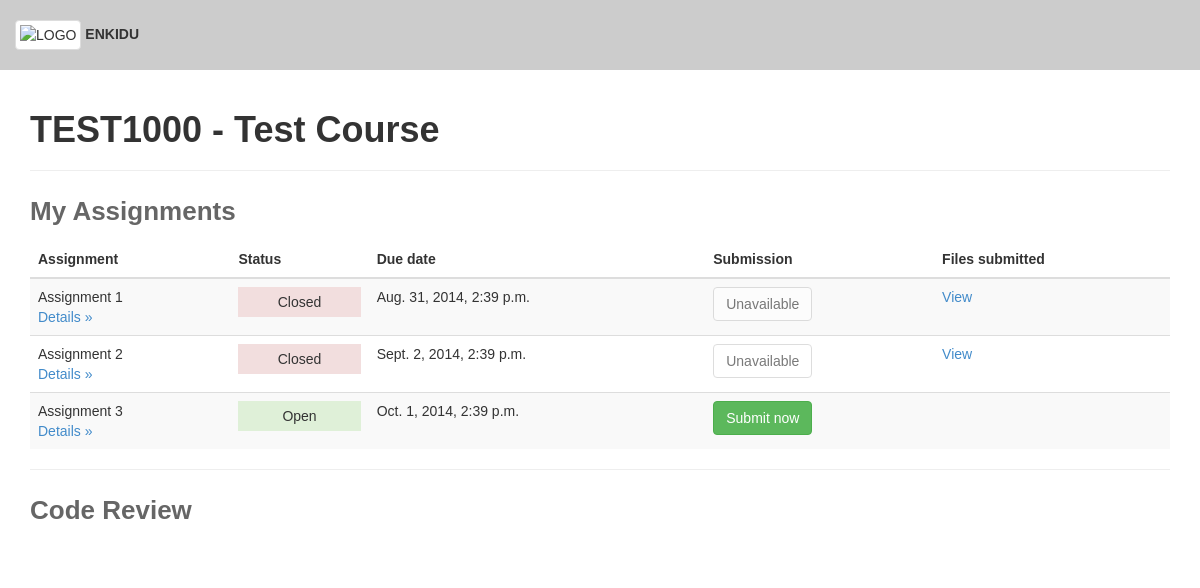
Before: / with the older database file.
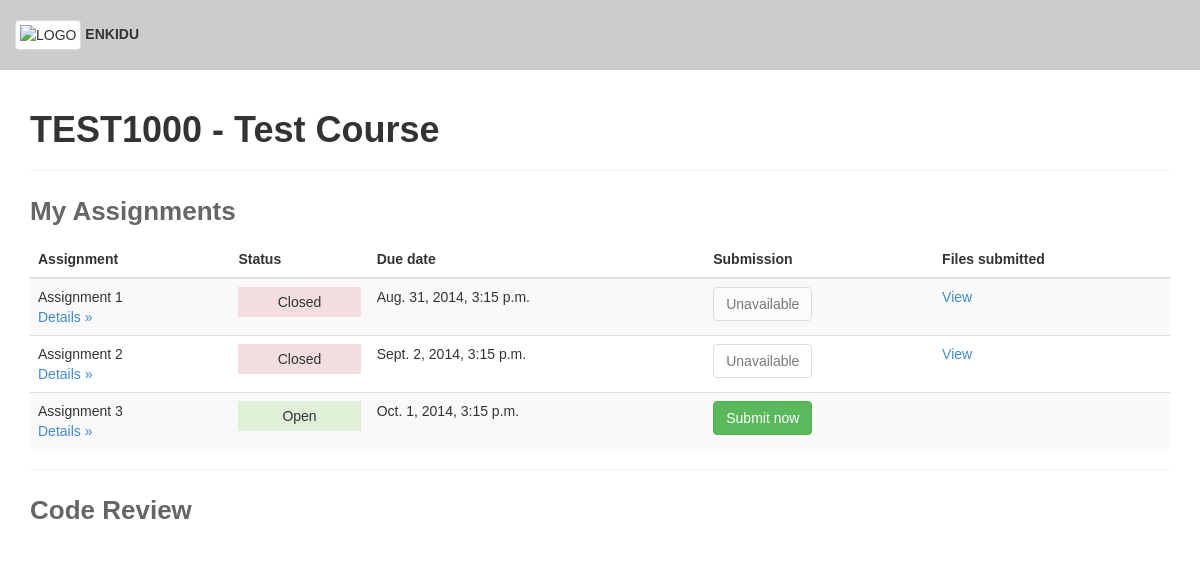
After: the same page with the newer database file.
### review/models.py (models this page shows)
class Assignment(models.Model):
	assignment_id = models.CharField(max_length=140) #Unique ID for assignment
	name = models.CharField(max_length=140)
	create_date = models.DateTimeField()
	modified_date = models.DateTimeField()
	open_date = models.DateTimeField()
	due_date = models.DateTimeField()
	description = models.TextField()
	allow_multiple_uploads = models.BooleanField()
	allow_help_centre = models.BooleanField()
	number_of_peer_reviews = models.IntegerField()
	review_open_date = models.DateTimeField()
	review_due_date = models.DateTimeField()
	weighting = models.IntegerField()
	has_tests = models.BooleanField()
	test_required = models.BooleanField()
	def __unicode__(self):
		return str(self.name)
	def due_date_passed(self):
		return self.due_date < timezone.now()
	def get_submission(self, user):
		submissions = Submission.objects.filter(user=user, assignment=self, has_been_submitted=True).order_by('-upload_date')
		if len(submissions) > 0:
			return submissions[0]
		return

### review/views.py (the view)
# urls.py: url(r'^$', views.index, name='index'),
def index(request):
	""" Displays the appropriate dashboard for the current user. """
	user = User.objects.get(username='user1')
	course = Course.objects.get(id=1)
	assignments = Assignment.objects.filter(open_date__lte=timezone.now()).order_by('due_date')
	submissions = {}
	for assignment in assignments:
		submission =  assignment.get_submission(user)
		if submission:
			submissions[assignment.id] = submission
	assigned_reviews = AssignedReview.objects.filter(assigned_user=user)
	context = {
		"title": course,
		"course": course,
		"user": user,
		"assignments": assignments,
		"submissions": submissions,
		"assigned_reviews": assigned_reviews
	}
	return render(request, 'review/index.html', context)

### review/models.py (called while the page is built)
	def __unicode__(self):
		return self.course_code + " - " + self.course_name

	def __unicode__(self):
		return str(self.id)

### review/templatetags/template_tags.py (called while the page is built)
@register.filter(name='get_item')
def get_item(dictionary, key):
	return dictionary.get(key)

### review/templates/review/index.html (shortened to what this page needs)
{% extends "review/base.html" %}
{% load template_tags %}
{% block content %}
	<h1>{{ course }}</h1>
	<hr/>
	<h2>My Assignments</h2>
	<table class="table table-striped">
		<thead>
			<th>Assignment</th>
			<th>Status</th>
			<th>Due date</th>
			<th>Submission</th>
			<th>Files submitted</th>
		</thead>
		<tbody>
			{% for assignment in assignments %}
			<tr>
				{% if assignment.due_date_passed == True %}
				<td>{{ assignment }} <br> <a href="{% url 'assignment_description' assignment.id %}"> Details &raquo;</a></td>
				<td><p class="status bg-danger">Closed</p></td>
				<td>{{ assignment.due_date }}</td>
				<td><button type="button" class="btn btn-default" disabled="disabled">Unavailable</button></td>
			  	{% else %}
			  	<td>{{ assignment }} <br> <a href="{% url 'assignment_description' assignment.id %}"> Details &raquo;</a></td>
			  	<td><p class="status bg-success">Open</p></td>
			  	<td>{{ assignment.due_date }}</td>
			  	<td><a class="btn btn-success" href="{% url 'assignment' assignment.id %}">Submit now</a></td>
			  	{% endif %}
				<td>
				  	{% if assignment.id in submissions.keys %}
				  		<a href="{% url 'submission' submissions|get_item:assignment.id  %}">View</a>
				  	{% endif %}
				</td>
			</tr>
			{% endfor %}
		</tbody>
	</table>
	<hr/>
	<h2>Code Review</h2>
{% endblock %}

Changed rows visible on the page:
changed Assignment "Assignment 1": due_date "Aug. 31, 2014, 2:39 p.m." → "Aug. 31, 2014, 3:15 p.m."
changed Assignment "Assignment 2": due_date "Sept. 2, 2014, 2:39 p.m." → "Sept. 2, 2014, 3:15 p.m."
changed Assignment "Assignment 3": due_date "Oct. 1, 2014, 2:39 p.m." → "Oct. 1, 2014, 3:15 p.m."
